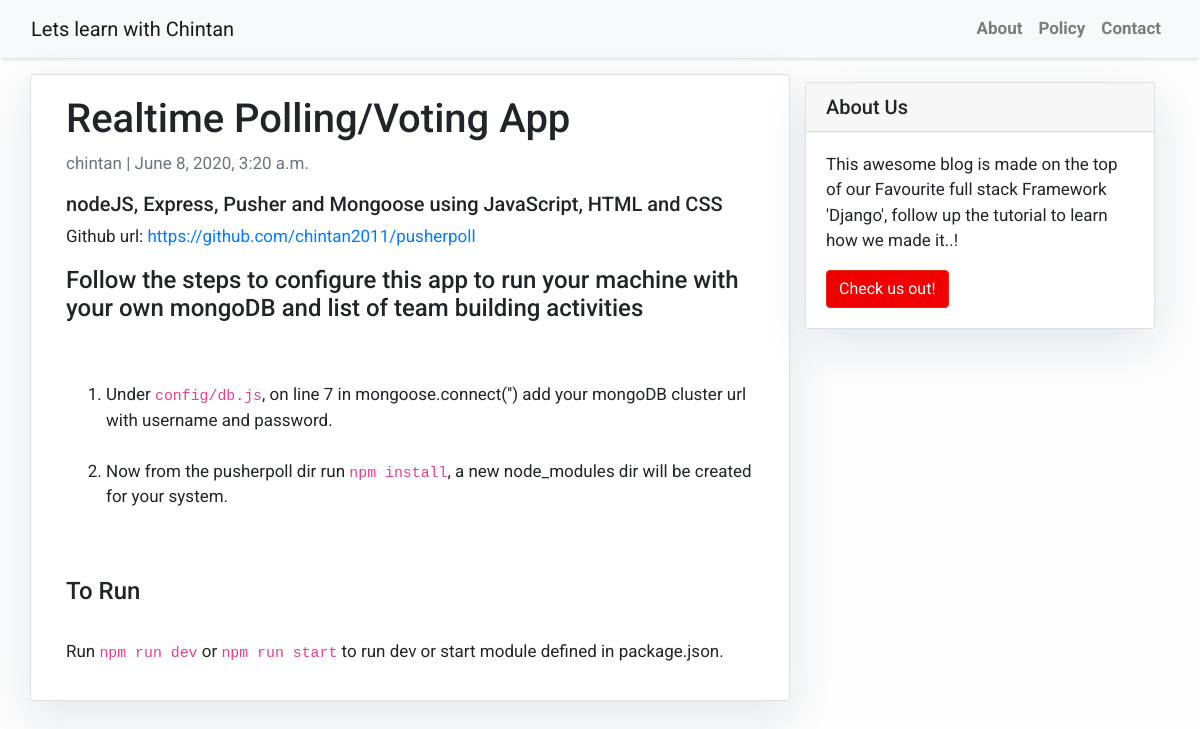
Page /realtime-pollingvoting-app/ on the committed database.
### blog/models.py (models this page shows, shortened)
class Post(models.Model):
    title = models.CharField(max_length=200, unique=True)
    slug = models.SlugField(max_length=200, unique=True)
    author = models.ForeignKey(User, on_delete=models.CASCADE, related_name='blog_posts')
    tech_stack = models.CharField(max_length=200, default='')
    github_url = models.URLField(max_length=200, default='n/a')
    updated_on = models.DateTimeField(auto_now=True)
    content = models.TextField()
    created_on = models.DateTimeField(auto_now_add=True)
    status = models.IntegerField(choices=STATUS, default=0)
    class Meta:
        ordering = ['-created_on']  #sort results based on when they were created

### blog/views.py (the view)
# urls.py: path('<slug:slug>/', views.PostDetail.as_view(), name='post_detail'),
class PostDetail(generic.DetailView):
    model = Post
    template_name = 'post_detail.html'

### templates/post_detail.html
{% extends 'base.html' %} {% block content %}
{% load markdown_deux_tags %}
<div class="container">
  <div class="row">
    <div class="col-md-8 card mb-4  mt-3 left  top">
      <div class="card-body">
        <h1>{% block title %} {{ object.title }} {% endblock title %}</h1>
        <p class=" text-muted">{{ post.author }} | {{ post.created_on }}</p>
        <h5>{{post.tech_stack}}</h5>
        Github url: <a href="{{ post.github_url }}">{{post.github_url}}</a>
        <p class="card-text">{{ object.content  |markdown | linebreaks }}</p>
      </div>
    </div>
    {% block sidebar %} {% include 'sidebar.html' %} {% endblock sidebar %}
  </div>
</div>
{% endblock content %}

### templates/base.html (style rules this page uses)
body { font-family: "Roboto", sans-serif; font-size: 17px; background-color: #fdfdfd; }

### templates/sidebar.html (style rules this page uses)
.card { box-shadow: 0 16px 48px #E3E7EB; }

### rows in the picture
Post: title "Realtime Polling/Voting App", author "chintan", created_on "June 8, 2020, 3:20 a.m.", tech_stack "nodeJS, Express, Pusher and Mongoose using JavaScript, HTML and CSS", github_url "https://github.com/chintan2011/pusherpoll", content "Follow the steps to configure this app to run your machine with your own mongoDB and list of team building activities Under config/db.js , on line 7 in mongoose.connect('') add your mongoDB cluster url with username and password. Now from the pusherpoll dir run npm install , a new node_modules dir will be created for your system. To Run Run npm run dev or npm run start to run dev or start module defined in package.json."
